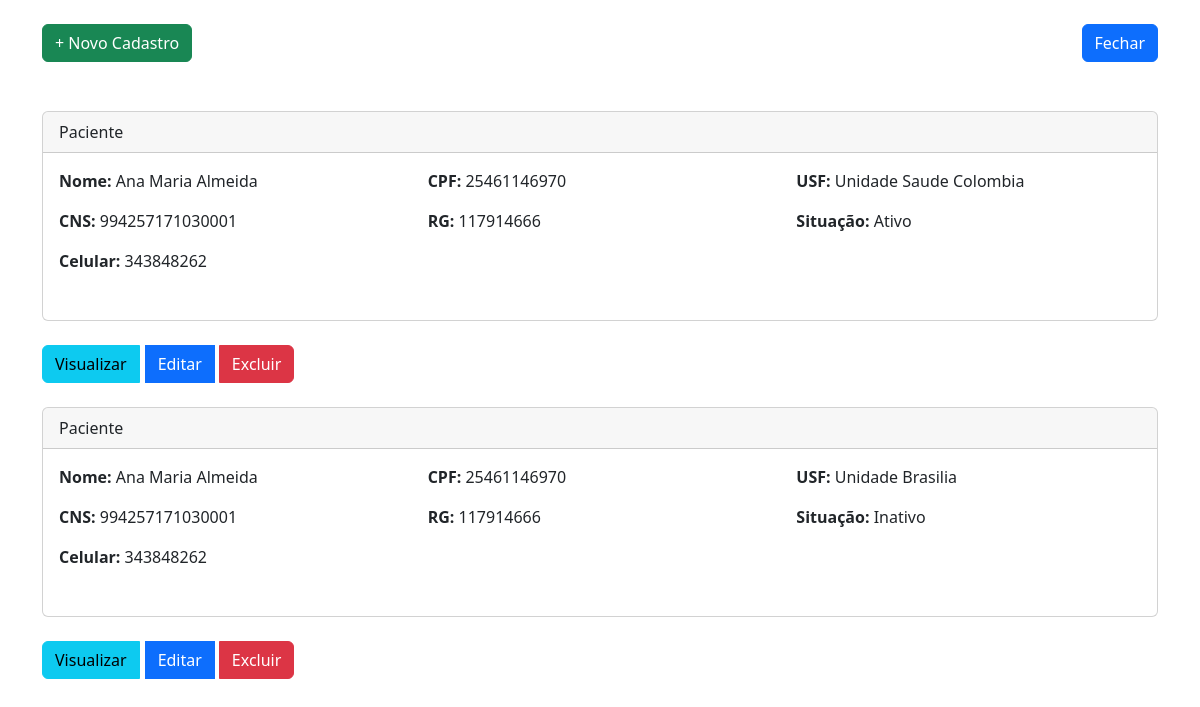
Page /App/views/user/PacienteView/indexPaciente.php on the earlier database version.
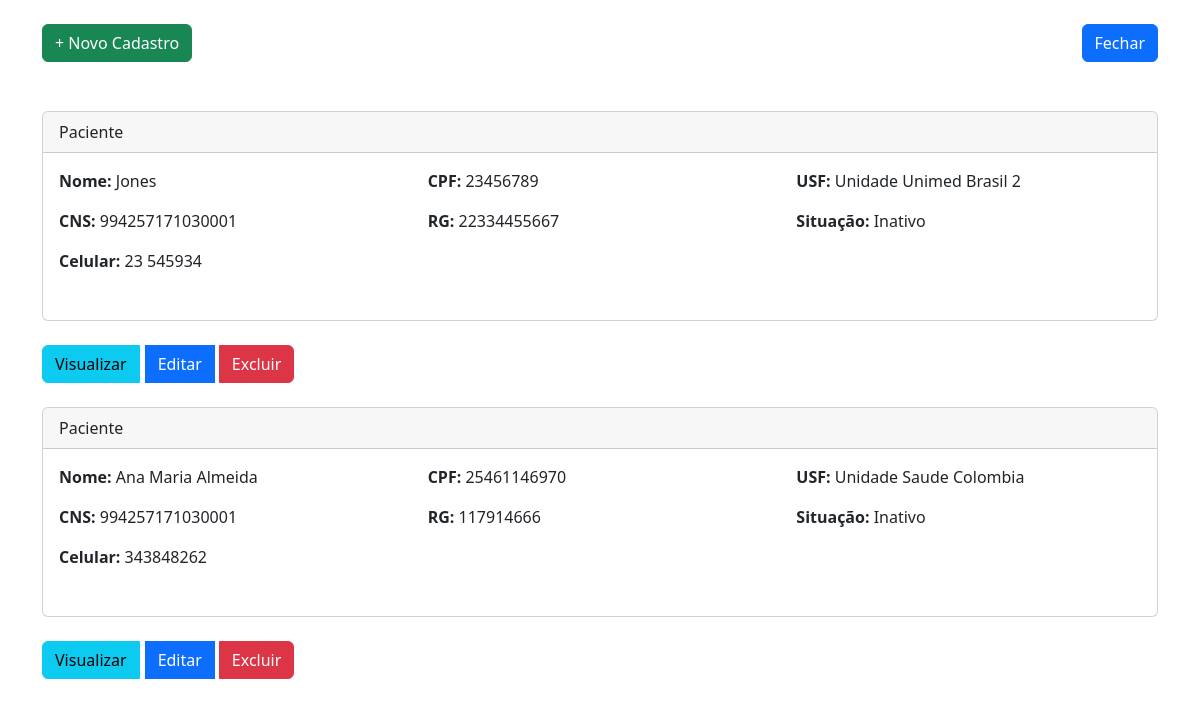
Same page on the later database version.
### tables this page shows
CREATE TABLE IF NOT EXISTS `pacientes` (
  `id` int NOT NULL AUTO_INCREMENT,
  `nome` varchar(50) NOT NULL,
  `rg` varchar(11) NOT NULL,
  `cpf` varchar(11) NOT NULL,
  `cns` varchar(20) NOT NULL,
  `celular` varchar(9) NOT NULL,
  `endereco` varchar(50) NOT NULL,
  `numero` varchar(3) NOT NULL,
  `bairro` varchar(50) NOT NULL,
  `cidade` varchar(50) NOT NULL,
  `cep` varchar(8) NOT NULL,
  `id_situacao` int NOT NULL,
  `id_unidade_usf` int NOT NULL,
  `created` datetime NOT NULL,
  PRIMARY KEY (`id`),
  KEY `id_situacao` (`id_situacao`),
  KEY `id_unidade_usf` (`id_unidade_usf`)
);

CREATE TABLE IF NOT EXISTS `unidades` (
  `id` int NOT NULL AUTO_INCREMENT,
  `nome_usf` varchar(80) NOT NULL,
  `created` datetime DEFAULT CURRENT_TIMESTAMP,
  `modified` datetime DEFAULT NULL,
  PRIMARY KEY (`id`)
);

CREATE TABLE IF NOT EXISTS `situacoes` (
  `id` int NOT NULL AUTO_INCREMENT,
  `nome_situacao` varchar(30) NOT NULL,
  `created` datetime NOT NULL,
  `modified` datetime DEFAULT NULL,
  PRIMARY KEY (`id`)
);

### App/config/conexao.php (called while the page is built, shortened)
<?php
class Banco
{
    protected $mysqli;
    private function conexao($servidor, $usuario, $senha, $banco)
    {
        try {
            $this->mysqli = new mysqli($servidor, $usuario, $senha, $banco);
        } catch (Exception $e) {
            die($e->getMessage());
        }
    }
    public function getConexao()
    {
        return $this->mysqli;
    }
}
?>

### App/controllers/Paciente/PacienteListarController.php (called while the page is built, shortened)
<?php
require_once (__DIR__ ."/../../models/PacienteModel.php");
class listarPaciente
{
    private $listar;
    public function __construct()
    {
        $this->listar = new Paciente();
    }
    public function listarTodos()
    {
        return $this->listar->listarPacientes();
    }
}
?>

### App/models/PacienteModel.php (called while the page is built, shortened)
<?php
require_once (__DIR__ ."/../dao/PacienteDAO.php");
class Paciente extends Banco
{
    private $pacienteDAO;
    public function __construct()
    {
        $this->pacienteDAO = new PacienteDAO();
    }
    public function listarPacientes()
    {
        return $this->pacienteDAO->getPaciente();
    }
}
?>

### App/dao/PacienteDAO.php (called while the page is built, shortened)
<?php
require_once(__DIR__ . "/../config/conexao.php");
class pacienteDAO
{
    protected $conexao;
    public function __construct()
    {
        $this->conexao = new Banco();
    }
    public function getPaciente()
    {
        try {
            $stmt = $this->conexao->getConexao()->prepare("SELECT p.*, s.nome_situacao, u.nome_usf FROM pacientes p INNER JOIN situacoes s ON p.id_situacao = s.id INNER JOIN unidades u ON p.id_unidade_usf = u.id ORDER BY p.id DESC");
            $stmt->execute();
            $result = $stmt->get_result();
            $pacientes = $result->fetch_all(MYSQLI_ASSOC);
            return $pacientes;
        } catch (Exception $e) {
            echo "Erro ao listar pacientes: " . $e->getMessage();
            return [];
        }
    }
}
?>

### App/views/user/PacienteView/indexPaciente.php (the view, shortened to what this page needs)
<?php
require_once("../../../controllers/Paciente/PacienteListarController.php");
$controller = new listarPaciente();
$rows = $controller->listarTodos();
?>
<!DOCTYPE html>
<html lang="en">
<head>
    <link href="https://cdn.jsdelivr.net/npm/bootstrap@5.2.1/dist/css/bootstrap.min.css" rel="stylesheet"
>
</head>
<body>
<div class="container">
    <header class="d-flex justify-content-between my-4">
        <p class="text-right"><a href="criarPaciente.php" class="btn btn-success">+ Novo Cadastro</a></p>
        <a href="../../home.php" class="btn btn-primary" style="margin-bottom: 25px;">Fechar</a>
    </header>
    <?php foreach ($rows as $row): ?>
        <div class="card">
            <div class="card-header">Paciente</div>
            <div class="card-body">
                <div class="row">
                    <div class="col-md-4">
                        <p><strong>Nome:</strong> <?php echo $row['nome']; ?></p>
                        <p><strong>CNS:</strong> <?php echo $row['cns']; ?></p>
                        <p><strong>Celular:</strong> <?php echo $row['celular']; ?></p>
                    </div>
                    <div class="col-md-4">
                        <p><strong>CPF:</strong> <?php echo $row['cpf']; ?></p>
                        <p><strong>RG:</strong> <?php echo $row['rg']; ?></p>
                    </div>
                    <div class="col-md-4">
                        <p><strong>USF:</strong> <?php echo $row['nome_usf']; ?></p>
                        <p><strong>Situação:</strong> <?php echo $row['nome_situacao']; ?></p>
                    </div>
                    <div class="col-md-3">
                    </div>
                </div>
            </div>
        </div>
        <br>
        <div class="col-md-9 text-right ">
            <div class="btn-group">
                <a href="visualizarPaciente.php?id=<?php echo $row['id']; ?>" class="btn btn-info">Visualizar</a>
                <a href="editarPaciente.php?id=<?php echo $row['id']; ?>" class="btn btn-primary"
                   style="margin-left: 5px; margin-right: 5px;">Editar</a>
                <a class="btn btn-danger"
                   href="../../../controllers/Paciente/PacienteDeletarController.php?id=<?php echo $row['id']; ?>">Excluir</a>
            </div>
        </div>
        <br>
    <?php endforeach; ?>
</div>
<br>
</body>
</html>

Differences in the rows shown:
removed pacientes: nome "Ana Maria Almeida", cns "994257171030001", celular "343848262", cpf "25461146970", rg "117914666", id_unidade_usf.nome_usf "Unidade Brasilia", id_situacao.nome_situacao "Inativo"
added pacientes: nome "Jones", cns "994257171030001", celular "23 545934", cpf "23456789", rg "22334455667", id_unidade_usf.nome_usf "Unidade Unimed Brasil 2", id_situacao.nome_situacao "Inativo"
changed pacientes "Ana Maria Almeida": id_situacao.nome_situacao "Ativo" → "Inativo"
